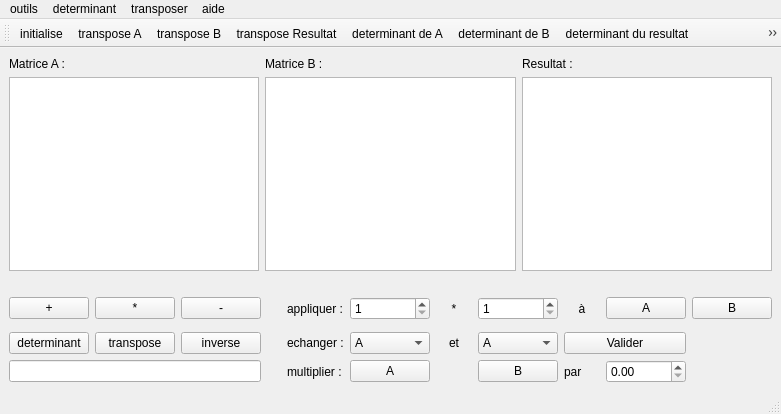
<?xml version="1.0" encoding="UTF-8"?>
<ui version="4.0">
 <class>Calcule</class>
 <widget class="QMainWindow" name="Calcule">
  <property name="geometry">
   <rect>
    <x>0</x>
    <y>0</y>
    <width>781</width>
    <height>414</height>
   </rect>
  </property>
  <property name="windowTitle">
   <string>Calculatrice pour matrice</string>
  </property>
  <widget class="QWidget" name="centralwidget">
   <layout class="QGridLayout" name="gridLayout">
    <item row="0" column="0">
     <widget class="QLabel" name="label">
      <property name="text">
       <string>Matrice A :</string>
      </property>
     </widget>
    </item>
    <item row="0" column="2">
     <widget class="QLabel" name="label_3">
      <property name="text">
       <string>Resultat :</string>
      </property>
     </widget>
    </item>
    <item row="2" column="0" colspan="3">
     <spacer name="horizontalSpacer">
      <property name="orientation">
       <enum>Qt::Orientation::Horizontal</enum>
      </property>
      <property name="sizeHint" stdset="0">
       <size>
        <width>40</width>
        <height>20</height>
       </size>
      </property>
     </spacer>
    </item>
    <item row="0" column="1">
     <widget class="QLabel" name="label_2">
      <property name="text">
       <string>Matrice B :</string>
      </property>
     </widget>
    </item>
    <item row="1" column="2">
     <widget class="QTableWidget" name="tabResultat">
      <property name="verticalScrollBarPolicy">
       <enum>Qt::ScrollBarPolicy::ScrollBarAlwaysOff</enum>
      </property>
      <property name="horizontalScrollBarPolicy">
       <enum>Qt::ScrollBarPolicy::ScrollBarAlwaysOff</enum>
      </property>
      <property name="autoScroll">
       <bool>false</bool>
      </property>
      <attribute name="horizontalHeaderVisible">
       <bool>false</bool>
      </attribute>
      <attribute name="horizontalHeaderHighlightSections">
       <bool>false</bool>
      </attribute>
      <attribute name="verticalHeaderVisible">
       <bool>false</bool>
      </attribute>
      <attribute name="verticalHeaderHighlightSections">
       <bool>false</bool>
      </attribute>
     </widget>
    </item>
    <item row="1" column="1">
     <widget class="QTableWidget" name="tabMatriceB">
      <property name="verticalScrollBarPolicy">
       <enum>Qt::ScrollBarPolicy::ScrollBarAlwaysOff</enum>
      </property>
      <property name="horizontalScrollBarPolicy">
       <enum>Qt::ScrollBarPolicy::ScrollBarAlwaysOff</enum>
      </property>
      <property name="autoScroll">
       <bool>false</bool>
      </property>
      <attribute name="horizontalHeaderVisible">
       <bool>false</bool>
      </attribute>
      <attribute name="horizontalHeaderHighlightSections">
       <bool>false</bool>
      </attribute>
      <attribute name="verticalHeaderVisible">
       <bool>false</bool>
      </attribute>
      <attribute name="verticalHeaderHighlightSections">
       <bool>false</bool>
      </attribute>
     </widget>
    </item>
    <item row="1" column="0">
     <widget class="QTableWidget" name="tabMatriceA">
      <property name="verticalScrollBarPolicy">
       <enum>Qt::ScrollBarPolicy::ScrollBarAlwaysOff</enum>
      </property>
      <property name="horizontalScrollBarPolicy">
       <enum>Qt::ScrollBarPolicy::ScrollBarAlwaysOff</enum>
      </property>
      <property name="autoScroll">
       <bool>false</bool>
      </property>
      <attribute name="horizontalHeaderVisible">
       <bool>false</bool>
      </attribute>
      <attribute name="horizontalHeaderHighlightSections">
       <bool>false</bool>
      </attribute>
      <attribute name="verticalHeaderVisible">
       <bool>false</bool>
      </attribute>
      <attribute name="verticalHeaderHighlightSections">
       <bool>false</bool>
      </attribute>
     </widget>
    </item>
    <item row="3" column="0" colspan="3">
     <layout class="QGridLayout" name="gridLayout_2">
      <item row="2" column="1">
       <widget class="QPushButton" name="transpose">
        <property name="text">
         <string>transpose</string>
        </property>
       </widget>
      </item>
      <item row="3" column="9">
       <widget class="QDoubleSpinBox" name="scalaire"/>
      </item>
      <item row="0" column="10">
       <widget class="QPushButton" name="tailleB">
        <property name="text">
         <string>B</string>
        </property>
       </widget>
      </item>
      <item row="2" column="7">
       <widget class="QComboBox" name="echange2">
        <item>
         <property name="text">
          <string>A</string>
         </property>
        </item>
        <item>
         <property name="text">
          <string>B</string>
         </property>
        </item>
        <item>
         <property name="text">
          <string>Resultat</string>
         </property>
        </item>
       </widget>
      </item>
      <item row="0" column="6">
       <widget class="QLabel" name="label_5">
        <property name="text">
         <string>*</string>
        </property>
        <property name="alignment">
         <set>Qt::AlignmentFlag::AlignCenter</set>
        </property>
       </widget>
      </item>
      <item row="0" column="2">
       <widget class="QPushButton" name="moins">
        <property name="text">
         <string>-</string>
        </property>
       </widget>
      </item>
      <item row="0" column="4">
       <widget class="QLabel" name="label_4">
        <property name="text">
         <string>appliquer :</string>
        </property>
       </widget>
      </item>
      <item row="0" column="1">
       <widget class="QPushButton" name="fois">
        <property name="text">
         <string>*</string>
        </property>
       </widget>
      </item>
      <item row="2" column="4">
       <widget class="QLabel" name="label_7">
        <property name="text">
         <string>echanger :</string>
        </property>
       </widget>
      </item>
      <item row="2" column="8" colspan="2">
       <widget class="QPushButton" name="echanger">
        <property name="text">
         <string>Valider</string>
        </property>
       </widget>
      </item>
      <item row="2" column="2">
       <widget class="QPushButton" name="inverse">
        <property name="text">
         <string>inverse</string>
        </property>
       </widget>
      </item>
      <item row="3" column="4">
       <widget class="QLabel" name="label_9">
        <property name="text">
         <string>multiplier :</string>
        </property>
       </widget>
      </item>
      <item row="0" column="9">
       <widget class="QPushButton" name="tailleA">
        <property name="text">
         <string>A</string>
        </property>
       </widget>
      </item>
      <item row="0" column="5">
       <widget class="QSpinBox" name="ligne">
        <property name="minimum">
         <number>1</number>
        </property>
        <property name="maximum">
         <number>12</number>
        </property>
       </widget>
      </item>
      <item row="2" column="0">
       <widget class="QPushButton" name="determinant">
        <property name="text">
         <string>determinant</string>
        </property>
       </widget>
      </item>
      <item row="3" column="0" colspan="3">
       <widget class="QLineEdit" name="reponse"/>
      </item>
      <item row="2" column="5">
       <widget class="QComboBox" name="echange1">
        <item>
         <property name="text">
          <string>A</string>
         </property>
        </item>
        <item>
         <property name="text">
          <string>B</string>
         </property>
        </item>
        <item>
         <property name="text">
          <string>Resultat</string>
         </property>
        </item>
        <item>
         <property name="text">
          <string/>
         </property>
        </item>
       </widget>
      </item>
      <item row="0" column="0">
       <widget class="QPushButton" name="plus">
        <property name="text">
         <string>+</string>
        </property>
       </widget>
      </item>
      <item row="0" column="8">
       <widget class="QLabel" name="label_6">
        <property name="text">
         <string>à</string>
        </property>
        <property name="alignment">
         <set>Qt::AlignmentFlag::AlignCenter</set>
        </property>
       </widget>
      </item>
      <item row="2" column="6">
       <widget class="QLabel" name="label_8">
        <property name="text">
         <string>et</string>
        </property>
        <property name="alignment">
         <set>Qt::AlignmentFlag::AlignCenter</set>
        </property>
       </widget>
      </item>
      <item row="0" column="3" rowspan="4">
       <spacer name="verticalSpacer">
        <property name="orientation">
         <enum>Qt::Orientation::Vertical</enum>
        </property>
        <property name="sizeHint" stdset="0">
         <size>
          <width>20</width>
          <height>40</height>
         </size>
        </property>
       </spacer>
      </item>
      <item row="0" column="7">
       <widget class="QSpinBox" name="colonne">
        <property name="minimum">
         <number>1</number>
        </property>
        <property name="maximum">
         <number>12</number>
        </property>
       </widget>
      </item>
      <item row="3" column="8">
       <widget class="QLabel" name="label_10">
        <property name="text">
         <string>par</string>
        </property>
       </widget>
      </item>
      <item row="3" column="5">
       <widget class="QPushButton" name="afois">
        <property name="text">
         <string>A</string>
        </property>
       </widget>
      </item>
      <item row="3" column="7">
       <widget class="QPushButton" name="bfois">
        <property name="text">
         <string>B</string>
        </property>
       </widget>
      </item>
     </layout>
    </item>
   </layout>
  </widget>
  <widget class="QMenuBar" name="menubar">
   <property name="geometry">
    <rect>
     <x>0</x>
     <y>0</y>
     <width>781</width>
     <height>19</height>
    </rect>
   </property>
   <widget class="QMenu" name="menuoutils">
    <property name="title">
     <string>outils</string>
    </property>
    <widget class="QMenu" name="menuimprimer_l_historique">
     <property name="title">
      <string>imprimer</string>
     </property>
     <addaction name="actionvoir_l_apercu"/>
     <addaction name="actionimprimer_directement"/>
    </widget>
    <addaction name="actioninitialise"/>
    <addaction name="actionresultat_vers_A"/>
    <addaction name="actionresultat_vers_B"/>
    <addaction name="actionechange_A_et_B"/>
    <addaction name="menuimprimer_l_historique"/>
    <addaction name="actionediter_taille"/>
   </widget>
   <widget class="QMenu" name="menudeterminant">
    <property name="title">
     <string>determinant</string>
    </property>
    <addaction name="actiondeterminant_de_A"/>
    <addaction name="actiondeterminant_de_B"/>
    <addaction name="actiondeterminant_du_resultat"/>
   </widget>
   <widget class="QMenu" name="menutransposer">
    <property name="title">
     <string>transposer</string>
    </property>
    <addaction name="actiontranspose_A"/>
    <addaction name="actiontranspose_B"/>
    <addaction name="actiontranspose_Resultat"/>
   </widget>
   <widget class="QMenu" name="menuaide">
    <property name="title">
     <string>aide</string>
    </property>
    <addaction name="actioncomment_calculer"/>
    <addaction name="actioncomment_imprimer"/>
   </widget>
   <addaction name="menuoutils"/>
   <addaction name="menudeterminant"/>
   <addaction name="menutransposer"/>
   <addaction name="menuaide"/>
  </widget>
  <widget class="QStatusBar" name="statusbar"/>
  <widget class="QToolBar" name="toolBar">
   <property name="windowTitle">
    <string>toolBar</string>
   </property>
   <attribute name="toolBarArea">
    <enum>TopToolBarArea</enum>
   </attribute>
   <attribute name="toolBarBreak">
    <bool>false</bool>
   </attribute>
   <addaction name="actioninitialise"/>
   <addaction name="actiontranspose_A"/>
   <addaction name="actiontranspose_B"/>
   <addaction name="actiontranspose_Resultat"/>
   <addaction name="actiondeterminant_de_A"/>
   <addaction name="actiondeterminant_de_B"/>
   <addaction name="actiondeterminant_du_resultat"/>
   <addaction name="actionechange_A_et_B"/>
  </widget>
  <action name="actioninitialise">
   <property name="icon">
    <iconset resource="ressources.qrc">
     <normaloff>:/images/initialise.png</normaloff>:/images/initialise.png</iconset>
   </property>
   <property name="text">
    <string>initialise</string>
   </property>
   <property name="toolTip">
    <string>initialise les cases à Matrice identité Ctrl+I</string>
   </property>
   <property name="shortcut">
    <string>Ctrl+I</string>
   </property>
  </action>
  <action name="actionresultat_vers_A">
   <property name="text">
    <string>resultat vers A</string>
   </property>
   <property name="toolTip">
    <string>deplacer la matrice dans le resulat vers A Ctrl+A</string>
   </property>
   <property name="shortcut">
    <string>Ctrl+A</string>
   </property>
  </action>
  <action name="actionresultat_vers_B">
   <property name="text">
    <string>resultat vers B</string>
   </property>
   <property name="toolTip">
    <string>deplacer la matrice dans le resulat vers B Ctrl+B</string>
   </property>
   <property name="shortcut">
    <string>Ctrl+B</string>
   </property>
  </action>
  <action name="actionechange_A_et_B">
   <property name="icon">
    <iconset resource="ressources.qrc">
     <normaloff>:/images/echanger.png</normaloff>:/images/echanger.png</iconset>
   </property>
   <property name="text">
    <string>echange A et B</string>
   </property>
   <property name="toolTip">
    <string>mettre la matrice A dans B et B dans la place de A</string>
   </property>
   <property name="shortcut">
    <string>Ctrl+E</string>
   </property>
  </action>
  <action name="actiondeterminant_de_A">
   <property name="icon">
    <iconset resource="ressources.qrc">
     <normaloff>:/images/det_A.png</normaloff>:/images/det_A.png</iconset>
   </property>
   <property name="text">
    <string>determinant de A</string>
   </property>
   <property name="toolTip">
    <string>calculer le determinant de A</string>
   </property>
   <property name="shortcut">
    <string>Ctrl+D, Ctrl+A</string>
   </property>
  </action>
  <action name="actiondeterminant_de_B">
   <property name="icon">
    <iconset resource="ressources.qrc">
     <normaloff>:/images/det_B.png</normaloff>:/images/det_B.png</iconset>
   </property>
   <property name="text">
    <string>determinant de B</string>
   </property>
   <property name="toolTip">
    <string>calculer le determinant de B</string>
   </property>
   <property name="shortcut">
    <string>Ctrl+D, Ctrl+B</string>
   </property>
  </action>
  <action name="actiondeterminant_du_resultat">
   <property name="icon">
    <iconset resource="ressources.qrc">
     <normaloff>:/images/det_R.png</normaloff>:/images/det_R.png</iconset>
   </property>
   <property name="text">
    <string>determinant du resultat</string>
   </property>
   <property name="toolTip">
    <string>calculer le determinant du resultat</string>
   </property>
   <property name="shortcut">
    <string>Ctrl+D, Ctrl+R</string>
   </property>
  </action>
  <action name="actiontranspose_A">
   <property name="icon">
    <iconset resource="ressources.qrc">
     <normaloff>:/images/transpo_A.png</normaloff>:/images/transpo_A.png</iconset>
   </property>
   <property name="text">
    <string>transpose A</string>
   </property>
   <property name="toolTip">
    <string>transposer la matrice A alt+A</string>
   </property>
   <property name="shortcut">
    <string>Alt+A</string>
   </property>
  </action>
  <action name="actiontranspose_B">
   <property name="icon">
    <iconset resource="ressources.qrc">
     <normaloff>:/images/transpo_B.png</normaloff>:/images/transpo_B.png</iconset>
   </property>
   <property name="text">
    <string>transpose B</string>
   </property>
   <property name="toolTip">
    <string>transposer la matrice B alt+B</string>
   </property>
   <property name="shortcut">
    <string>Alt+B</string>
   </property>
  </action>
  <action name="actiontranspose_Resultat">
   <property name="icon">
    <iconset resource="ressources.qrc">
     <normaloff>:/images/transpo_R.png</normaloff>:/images/transpo_R.png</iconset>
   </property>
   <property name="text">
    <string>transpose Resultat</string>
   </property>
   <property name="toolTip">
    <string>transposer la matrice resultat alt+R</string>
   </property>
   <property name="shortcut">
    <string>Alt+R</string>
   </property>
  </action>
  <action name="actioncomment_calculer">
   <property name="text">
    <string>comment calculer ?</string>
   </property>
   <property name="shortcut">
    <string>F1</string>
   </property>
  </action>
  <action name="actioncomment_imprimer">
   <property name="text">
    <string>comment imprimer</string>
   </property>
   <property name="shortcut">
    <string>Ctrl+H</string>
   </property>
  </action>
  <action name="actionvoir_l_apercu">
   <property name="icon">
    <iconset theme="QIcon::ThemeIcon::DocumentPrintPreview"/>
   </property>
   <property name="text">
    <string>voir l'aperçu</string>
   </property>
   <property name="toolTip">
    <string>aperçu au format PDF</string>
   </property>
   <property name="shortcut">
    <string>Ctrl+P</string>
   </property>
  </action>
  <action name="actionimprimer_directement">
   <property name="icon">
    <iconset theme="QIcon::ThemeIcon::DocumentPrint"/>
   </property>
   <property name="text">
    <string>imprimer directement</string>
   </property>
   <property name="toolTip">
    <string>imprimer directement en l'historique au format pdf</string>
   </property>
   <property name="shortcut">
    <string>Ctrl+Shift+P</string>
   </property>
  </action>
  <action name="actionediter_taille">
   <property name="text">
    <string>editer taille</string>
   </property>
   <property name="toolTip">
    <string>definir une taille pour une matrice</string>
   </property>
   <property name="shortcut">
    <string>Ctrl+T</string>
   </property>
  </action>
 </widget>
 <resources>
  <include location="ressources.qrc"/>
 </resources>
 <connections/>
</ui>
